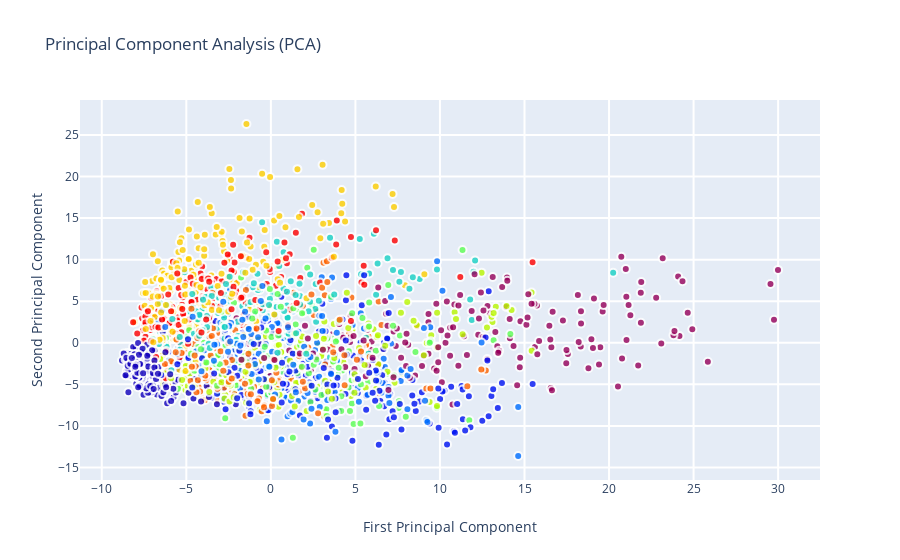

This figure's notebook cell:
### Code cell
# Use Plotly to plot PCA
data = [go.Scatter(
    x = x_2[:,0],
    y = x_2[:,1],
    mode = 'markers',
    showlegend = False,
    marker = dict(
        size = 8,
        color = data_y,
        colorscale ='Rainbow',
        showscale = False,
        line = dict(
            width = 2,
            color = 'rgb(255, 255, 255)'
        ),
        opacity = 0.8
    )
)]

layout = go.Layout(
    title= 'Principal Component Analysis (PCA)',
    hovermode= 'closest',
    xaxis= dict(
         title= 'First Principal Component',
        ticklen= 8,
        zeroline= False,
        gridwidth= 2,
    ),
    yaxis=dict(
        title= 'Second Principal Component',
        ticklen= 8,
        gridwidth= 2,
    ),
    showlegend= True
)


fig = dict(data=data, layout=layout)
py.iplot(fig, filename='PCA_plot')

### Figure 1 — Plotly figure (JSON) as saved in the notebook; plotly's stock layout.template omitted (floating-point values rounded to 4 significant figures; data arrays with more than 128 entries replaced by an {"elided": "..."} marker saying what was removed)
{"data": [{"showlegend": false, "y": {"elided": "2000 float values"}, "mode": "markers", "marker": {"opacity": 0.8, "colorscale": [[0, "rgb(150,0,90)"], [0.125, "rgb(0,0,200)"], [0.25, "rgb(0,25,255)"], [0.375, "rgb(0,152,255)"], [0.5, "rgb(44,255,150)"], [0.625, "rgb(151,255,0)"], [0.75, "rgb(255,234,0)"], [0.875, "rgb(255,111,0)"], [1, "rgb(255,0,0)"]], "color": {"elided": "2000 int values"}, "showscale": false, "line": {"color": "rgb(255, 255, 255)", "width": 2}, "size": 8}, "x": {"elided": "2000 float values"}, "type": "scatter"}], "layout": {"showlegend": true, "yaxis": {"ticklen": 8, "gridwidth": 2, "title": {"text": "Second Principal Component"}}, "title": {"text": "Principal Component Analysis (PCA)"}, "xaxis": {"zeroline": false, "ticklen": 8, "gridwidth": 2, "title": {"text": "First Principal Component"}}, "hovermode": "closest"}}
